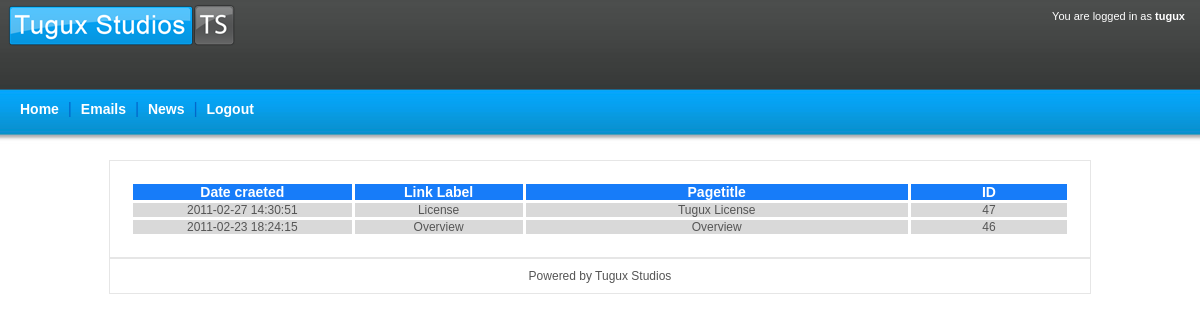
The page /administrator/pages.php (signed in) on the database its author committed.
### tables this page shows
CREATE TABLE IF NOT EXISTS `pages` (
  `id` int(11) NOT NULL auto_increment,
  `linklabel` varchar(255) NOT NULL,
  `pagetitle` varchar(255) NOT NULL,
  `pagebody` text NOT NULL,
  `pageorder` int(11) NOT NULL,
  `showing` enum('0','1') NOT NULL default '1',
  `lastmodified` timestamp NOT NULL default CURRENT_TIMESTAMP,
  `description` varchar(255) NOT NULL,
  `admin` varchar(255) NOT NULL,
  PRIMARY KEY  (`id`)
);

### administrator/pages.php (the view, shortened to what this page needs)
<?php
$pages="";
include_once"../scripts/connect_to_mysql.php";
$sql= "SELECT * FROM pages ORDER BY lastmodified DESC";
$query=mysqli_query($myConnection,$sql) or die (mysqli_error());
$userCount=mysqli_num_rows($query);
if ($userCount > 0){
	while($row = mysqli_fetch_array($query)){
		$id = $row["id"];
		$linklabel=$row["linklabel"];
		$pagetitle=$row["pagetitle"];
		$date=$row["lastmodified"];
		$pages .='
		<tr style="background-color:#D9D9D9 ;">
			<td align="center">
			 ' . $date . '
			</td>
			<td align="center">
			 ' . $linklabel . '
			</td>
			<td align="center">
			' . $pagetitle . '
			</td>
			<td align="center">
			' . $id . '
			</td>
		</tr>
		';
	}
}else{
	$pages = '<tr><td colspan="6" align="center"><h3>You have no mails in your Tugux Inbox..!!</h3></td></tr>';
	}
?>
<!DOCTYPE html PUBLIC "-//W3C//DTD XHTML 1.0 Transitional//EN" "http://www.w3.org/TR/xhtml1/DTD/xhtml1-transitional.dtd">
<html xmlns="http://www.w3.org/1999/xhtml">
<head>
<link href="admin_style.css" rel="stylesheet" type="text/css" />
</head>
<body style="margin:0px;">
<?php include_once"header.php"; ?>
<div class=" body_wrapper">
<div class="content">
<table width="940"  border="0" align="center" cellpadding="0" cellspacing="3" >
	<tr style="font-family:Arial, Helvetica, sans-serif; font-weight:bold; font-size:14px; background-color: #177CF9; color:#ffffff;">
    	<td width="147" align="center">
        	Date craeted
    	</td>
        <td width="113" align="center">
       	    Link Label
    	</td>
        <td width="257" align="center">
        	Pagetitle
    	</td>
         <td width="105" align="center">
        	ID
    	</td>
    </tr>
     <?php print "$pages"; ?>
</table>
</div>
<div class="footer">Powered by Tugux Studios</div>
</div>
</body>
</html>

### administrator/admin_style.css (style rules this page uses)
.body_wrapper { margin:auto; width:1000px; }
.content { width:940px; border:1px solid #E6E6E6; padding:20px; margin:auto; font-family:Arial, Helvetica, sans-serif; font-size:12px; color: #555; text-align:justify; }
.footer { width:960px; border:1px solid #E6E6E6; padding:10px; margin-top:25px; margin:auto; font-family:Arial, Helvetica, sans-serif; font-size:12px; color: #555; text-align:center; clear:both; }

### rows shown on the page
pages: lastmodified "2011-02-27 14:30:51", linklabel "License", pagetitle "Tugux License", id "47"
pages: lastmodified "2011-02-23 18:24:15", linklabel "Overview", pagetitle "Overview", id "46"

### other values the page prints
$_SESSION["admin"] "tugux"
